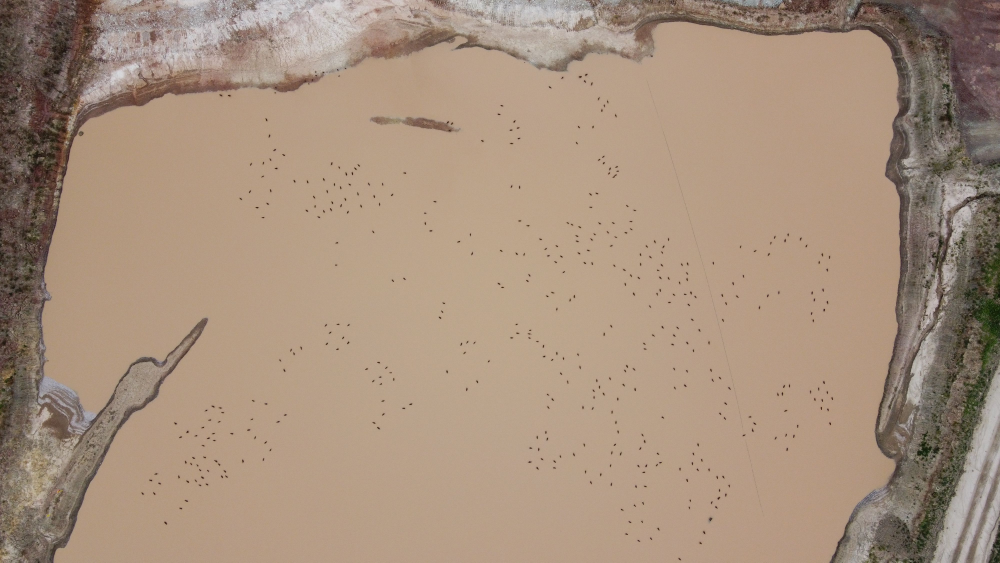
#> input picture geese-original.jpg, 4000 x 2250 px, found by its file name (shown at 1/4 size)
$ jupyter execute --allow-errors Finding_geese_orientations.ipynb
#> lines starting #> are read from the running program, lines starting #| are printed output that depends on the picture
# **Finding geese orientations**
_An infraslack nerd snipe | John Wiseman 2021-09-20_

On infraslack, jonty used a drone to take an overhead photo of some geese in a quarry.

<pre>
&lt;jonty&gt; geese geese geese
</pre>

<pre>
&lt;Aaron Mathews&gt; look at all those chickens
&lt;wiseman&gt; I kinda want to see an orientation histogram for those ducks
&lt;jonty&gt; GEESE
&lt;jonty&gt; They honked 24/7
&lt;jonty&gt; @wiseman please calculate this histogram
</pre>

If you zoom in you can see enough detail to determine the geese orientations:

So now we just need code to automate it.

Originally I tried using Hough transforms but that didn't pan out. I ended up
using an approach inspired by the post [How to Determine the Orientation of an Object Using OpenCV](https://automaticaddison.com/how-to-determine-the-orientation-of-an-object-using-opencv/) by Addison Sears-Collins.

## Step 1: Manually mask out the non-water bits

I used [Affinity Photo](https://affinity.serif.com/en-us/photo/) and the selection brush tool.

## Step 2: Imports

[cell 1]
import math

import cv2 as cv2
import matplotlib.pylab as plt
import numpy as np
from skimage import io

## Step 3: Read image from url

I saved the masked image above to github so it could be accessed from this notebook.

[cell 2]
url = "https://raw.githubusercontent.com/wiseman/geese-orientation/main/geese-original.jpg"
geese_image = io.imread(url)
#> geese_image is the input picture: shape (2250, 4000, 3); mean R, G, B 166.7, 144.4, 125
geese_image = cv2.cvtColor(geese_image, cv2.COLOR_BGR2RGB)
masked_url = (
    "https://raw.githubusercontent.com/wiseman/geese-orientation/main/geese-masked.jpg"
)
masked_geese_image = io.imread(masked_url)
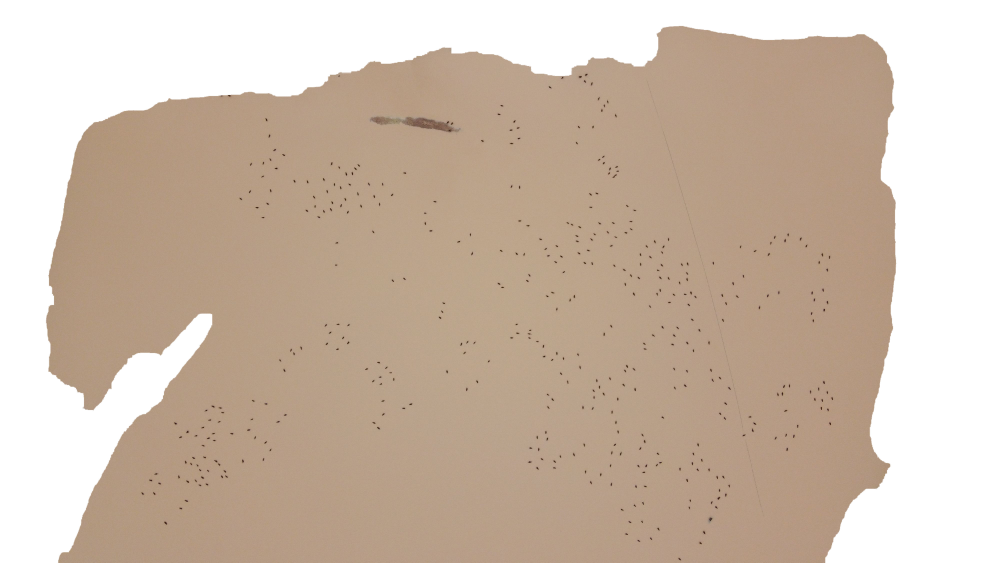
#> input picture geese-masked.jpg, 4000 x 2250 px, found by its file name (shown at 1/4 size)
#> masked_geese_image is the input picture: shape (2250, 4000, 3); mean R, G, B 204.3, 186.3, 169.9
masked_geese_image = cv2.cvtColor(masked_geese_image, cv2.COLOR_BGR2RGB)

## Step 4: Upscale the image

Each goose is represented by not all that many pixels in the original image, and this helps our processing be more accurate (thanks, Mark).

[cell 3]
SCALING_FACTOR = 10

h, w = masked_geese_image.shape[:2]
#> h = 2250; w = 4000
print(f"Original resolution: {w}x{h}")
#| Original resolution: 4000x2250
h = h * SCALING_FACTOR
#> h = 22500
w = w * SCALING_FACTOR
#> w = 40000
#> (the rest of this cell did not finish here and is left out)

## Step 5: Threshold the image

We convert the image to grayscale, and then threshold it so it's just black and white pixels.

#> (a cell that did not finish here is left out)

Here's a cropped portion of the upscaled image:

[cell 5]
# [17 lines left out: functions show_crop, show_image, not called in this run]


#> (the rest of this cell did not finish here and is left out)

And here's the thresholded version:

#> (a cell that did not finish here is left out)

## Step 6: Find contours

OpenCV's [`findContours`](https://docs.opencv.org/3.4/d4/d73/tutorial_py_contours_begin.html) function will find the outlines of the white geese blobs.

#> (a cell that did not finish here is left out)

## Step 7: Filter contours

We filter out any contours that are too big or too small.

#> (a cell that did not finish here is left out)

So we found 454 goose-like objects.

## Step 8: Find the orientations

We use OpenCV's [`minAreaRect`](https://theailearner.com/tag/cv2-minarearect/) function to find the smallest oriented rectangle that contains each goose (contour). This is different from the usual bounding box because those are typically aligned to the image axes but the min area rect is rotated so it can be as small as possible.

#> (a cell that did not finish here is left out)

## Step 9: Convert orientations to headings

For each rectangle we find the longest side, and determine the angle of that side.

We're not even going to try to worry about the 180 degree aliasing; that is, we're going to ignore the issue of figuring out which end of the goose is its head and which is its butt.

[cell 10]
# [6 lines left out: function normalize_heading, not called in this run]


# Convert angle to heading.
def angle2heading(angle):
    return normalize_heading(90 - angle)


# [30 lines left out: function rect_angle, not called in this run]


headings = []

# Again, make a color copy of the image so we can draw on it using colors.
#> (the rest of this cell did not finish here and is left out)

We plot the headings on the original image:

[cell 11]
# Show the headings on the original image.
display_image = geese_image.copy()
#> (the rest of this cell did not finish here and is left out)

## Step 10: Histograms

First create a histogram of observed headings:

[cell 12]
plt.hist(headings, bins=18, range=(-90, 90))
plt.show()
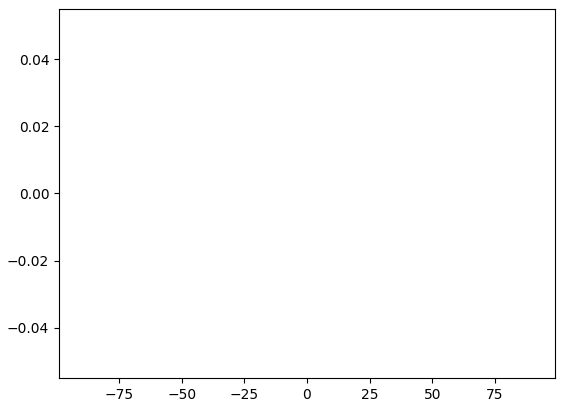
#> figure drawn by matplotlib, 1 panel

That's pretty ugly, so we're going to plot the histogram in a cool way like Geoff Boeing did for city streets in [Comparing US City Street Orientations](https://geoffboeing.com/2018/07/comparing-city-street-orientations/):

The following code is adapted from Geoff Boeing's code for generating these histograms.

[cell 13]
def convert_headings_to_bearings(headings):
    """
    Convert headings from -90 to 90 degrees into bearings from 0 to 360 degrees.

    Parameters:
    - headings: array-like, list of headings from -90 to 90 degrees

    Returns:
    - bearings: array-like, list of bearings from 0 to 360 degrees
    """
    # Convert negative headings to positive bearings
    headings = [h for h in headings] + [h + 180 for h in headings]
    headings = np.array(headings)
    bearings = np.where(headings >= 0, headings, 360 + headings)
    return bearings


def plot_bearing_histogram(
    bearings,
    num_bins=36,
    area=True,
    color="#003366",
    edgecolor="k",
    alpha=0.7,
    title=None,
    title_y=1.05,
    figsize=(6, 6),
):
    """
    Plot a polar histogram of bearings.

    Parameters:
    - bearings: array-like, list of bearings from 0 to 360 degrees
    - num_bins: int, number of bins in the histogram
    - area: bool, if True, bar area is proportional to frequency
    - color: str, color of the bars
    - edgecolor: str, color of the bar edges
    - linewidth: float, width of the bar edges
    - alpha: float, opacity of the bars
    - title: str, title of the plot
    - title_y: float, y position of the title
    - figsize: tuple, size of the figure

    Returns:
    - fig, ax: Matplotlib figure and axis objects
    """
    # Convert bearings to radians
    bearings_rad = np.deg2rad(bearings)

    # Compute histogram
    bin_edges = np.linspace(0, 2 * np.pi, num_bins + 1)
    # Subtract 5 degrees from each bin_edge.
    bin_edges = bin_edges - (5.0 / 180.0) * np.pi
    counts, _ = np.histogram(bearings_rad, bins=bin_edges)

    # Adjust counts if area is proportional to frequency
    if area:
        counts = np.sqrt(counts)

    # Prepare the plot
    fig, ax = plt.subplots(figsize=figsize, subplot_kw=dict(polar=True))
    ax.set_theta_zero_location("N")
    ax.set_theta_direction(-1)  # Clockwise

    # Compute width and positions of each bin
    width = (2 * np.pi) / num_bins
    bin_centers = bin_edges[:-1] + width / 2

    # Plot the bars
    ax.bar(
        bin_centers,
        counts,
        width=width,
        bottom=0.0,
        color=color,
        edgecolor=edgecolor,
        linewidth=0,
        alpha=alpha,
        align="center",
    )

    # Set the title
    if title:
        ax.set_title(title, y=title_y, fontsize=14)

    # Set the labels for cardinal directions
    ax.set_xticks(np.deg2rad([0, 45, 90, 135, 180, 225, 270, 315]))
    # ax.set_xticklabels(["N", "NE", "E", "SE", "S", "SW", "W", "NW"], fontsize=12)
    ax.set_xticklabels([], fontsize=12)

    # Hide radial labels (optional)
    ax.set_yticklabels([])

    plt.show()
    return fig, ax


# Convert your headings to bearings
bearings = convert_headings_to_bearings(headings)
#> bearings = empty array

# Plot the polar histogram
plot_bearing_histogram(
    bearings,
    num_bins=36,
    area=True,
    title="Geese",
)
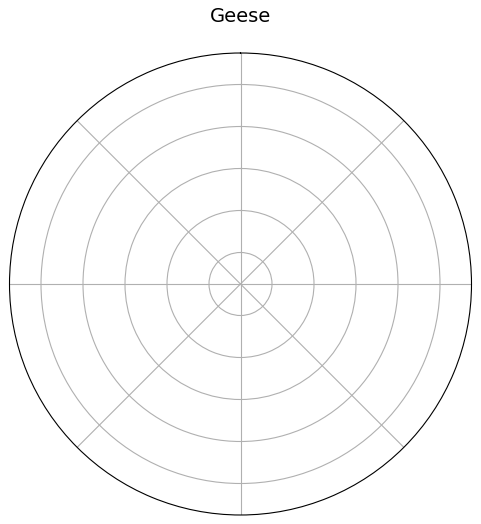
#> figure drawn by matplotlib, 1 panel
